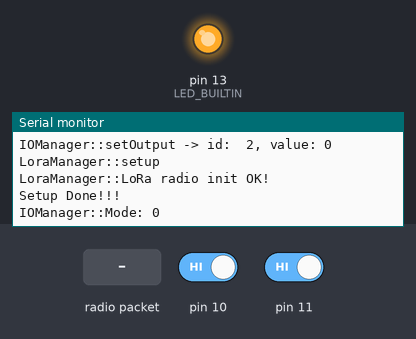
The sketch below on a simulated Arduino Uno, built with avr-gcc and run on an emulated ATmega328P. On the bench: output pins drawn as LEDs (lit = HIGH), the last lines printed to the serial monitor. Inputs (shaded band) come from the test bench; at power-on: pin 10 HIGH, pin 11 HIGH. No radio packets arrive unless stated.

Above: at 2.8 s.
2.9 s: radio packet "d" arrives
At 3.5 s:
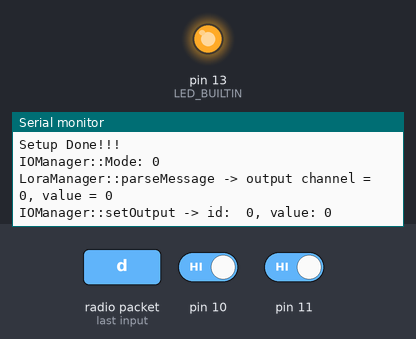
4.4 s: pin 10 driven LOW and pin 11 driven LOW
At 5.2 s:
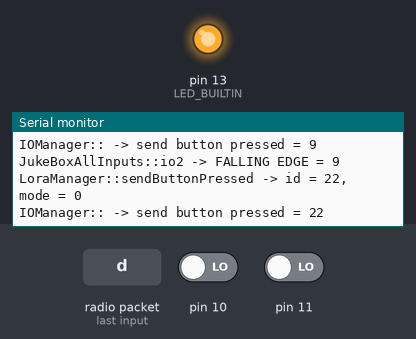
6.0 s: pin 10 driven HIGH
At 7.0 s:
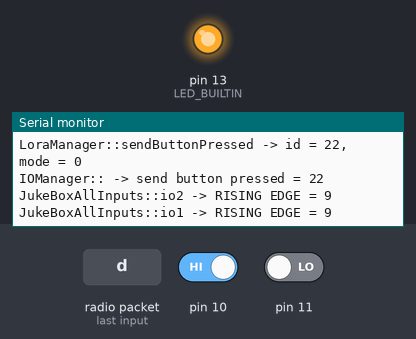
Timing chart, 0 to 9.0 s (numbered marks = the images above; inputs shaded):
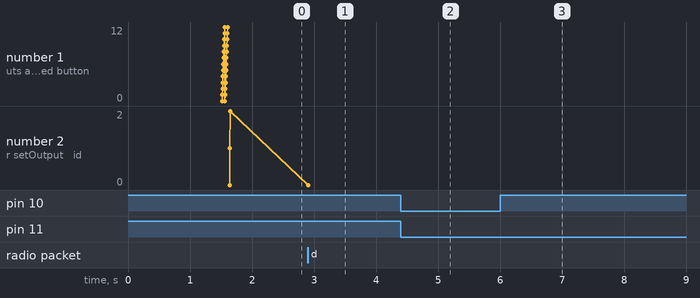

The sketch:

LoRaJukebox.ino
```cpp
// (licence header left out)
#include "LoraManager.h"
#include "IOManager.h"


LoraManager loraManager;
IOManager ioManager(&loraManager);

unsigned long StartTime = millis();


void setupSerial()
{
    randomSeed(analogRead(0));
    Serial.begin(115200);
    delay(1500);
    Serial.println("Starting Lora Sender!!!");
}
void setup()
{
    pinMode(LED_BUILTIN, OUTPUT);
    setupSerial();
    ioManager.setup();
    loraManager.setup();

    digitalWrite(LED_BUILTIN, HIGH);
    Serial.println("Setup Done!!!");
}

void loop()
{
    //Serial.println(millis());
    ioManager.update();
    loraManager.update();


}
```

IOManager.h
```cpp
// (licence header left out)
#pragma once
#include "Arduino.h"
#include "LoraManager.h"
#include "MyBounce2.h"
#include "Config.h"
#include <SparkFunSX1509.h> // Include SX1509 library


class Output
{
    public:

    Output();
    Output(SX1509* io, uint8_t pin); // default constructort
    void attach(SX1509* io, uint8_t pin);
    void write(byte highLow);//highLow: should be Arduino's defined HIGH or LOW constants.

    private:

    SX1509* io;
    uint8_t pin;
};


Output::Output()
{
    this->io = NULL;
    this->pin = 0;
}


Output::Output(SX1509* io, uint8_t pin)
{
    this->io = NULL;
    this->attach(io, pin);
}

void Output::attach(SX1509* io, uint8_t pin)
{
    this->io = io;
    this->pin = pin;
    this->io->pinMode(pin, OUTPUT);
}

 void Output::write(byte highLow)
 {
      if(this->io==NULL){
        return;
      }

      this->io->digitalWrite(this->pin, highLow);
 }


class IOManager
{
  private:

  LoraManager* loraManager;  ///< it sends the data to the lora manager


  public:

    IOManager(LoraManager* loraManager);

    void setup();
    void update();

    void setOutput(uint8_t id, bool value);

  private:

    void initializeIO();
    void initializeButtons();
    void initializeRegisters();
    void initializeOutputs();
    void updateButtons();
    void updateRegisters();
    void updateOutputs();


  private:

    SX1509 io1;
    SX1509 io2;

    Bounce buttons1[NUM_BUTTONS];
    Bounce buttons2[NUM_BUTTONS];
    Bounce registers[NUM_REGISTERS];
    Output       outputs[NUM_OUTPUTS];

    uint8_t _mode;
    uint8_t prev_mode;

};


IOManager::IOManager(LoraManager* loraManager)
{
    this->loraManager=loraManager;
    _mode = 0;
    prev_mode = 255;
}

void IOManager::setup()
{
    Serial.println("IOManager::setup");
    initializeIO();
    initializeButtons();
    initializeRegisters();
    initializeOutputs();

}

void IOManager::initializeIO()
{
      Serial.println("IOManager::initializeInputs");

      if (!io2.begin(0x3E))
      {
        while (1) ;
      }

      Serial.println("IOManager::initializeInputs -> connected to io1");

       if (!io1.begin(0x3F))
      {
        while (1) ;
      }

      Serial.println("IOManager::initializeInputs -> connected to io2");
}

void IOManager::initializeButtons()
{

     Serial.println("IOManager::initializeButtons!");
    for(int i = 0; i< NUM_BUTTONS; i++){

      buttons1[i] = Bounce();
      buttons1[i].attach(&io1, i, INPUT_PULLUP);
      buttons1[i].interval(DEFAULT_DEBOUNCE_MS);
      Serial.print("JukeBoxAllInputs::added button ");
      Serial.print(i);
      Serial.println(" to io1");
    }

    for(int i = 0; i< NUM_BUTTONS; i++){

      buttons2[i] = Bounce();
      buttons2[i].attach(&io2, i, INPUT_PULLUP);
      buttons2[i].interval(DEFAULT_DEBOUNCE_MS);
      Serial.print("JukeBoxAllInputs::added button ");
      Serial.print(i);
      Serial.println(" to io2");
    }
}


void IOManager::initializeRegisters()
{

    Serial.println("IOManager::initializeRegisters!");
    int id = 0;
    int offset = 16 - NUM_REGISTERS;
    for(int i = 0; i<  NUM_REGISTERS; i++){

      registers[id] = Bounce();
      registers[id].attach(&io2, offset+i, INPUT_PULLUP);
      registers[id].interval(DEFAULT_DEBOUNCE_MS);
      Serial.print("IOManager::added register ");
      Serial.print(id);
      Serial.print(", input: ");
      Serial.print(offset+i);
      Serial.println(" to io2");
      id++;
    }
}

void IOManager::initializeOutputs()
{
    Serial.println("IOManager::initializeOutputs!");
    int offset = 16 - NUM_OUTPUTS;
    for(int i =0 ; i< NUM_OUTPUTS; i++){
      outputs[i] = Output(&io1, offset+i);
      Serial.print("IOManager::added output ");
      Serial.print(i);
      Serial.print(", output: ");
      Serial.print(offset+i);
      Serial.println(" to io1");
    }

    this->setOutput(0, 1);
    this->setOutput(1, 0);
    this->setOutput(2, 0);
}


void IOManager::setOutput(uint8_t id, bool value)
{
    if(id>=NUM_OUTPUTS){
      return;
    }

    outputs[id].write(value);
    Serial.print("IOManager::setOutput -> id:  "); Serial.print(id);
    Serial.print(", value: "); Serial.println(value);
}


void IOManager::update()
{
    updateButtons();
    updateRegisters();
    updateOutputs();
}


void IOManager::updateOutputs()
{
    if(this->loraManager->isNewMessage()){
         this->setOutput(this->loraManager->getOutputChannel(), this->loraManager->getOutputValue());
    }
}
void IOManager::updateButtons()
{
    uint8_t id = 0;
    for(int i = 0; i< NUM_BUTTONS; i++)
    {

        buttons1[i].update();
        if(buttons1[i].fell()){
          Serial.print("JukeBoxAllInputs::io1 -> FALLING EDGE = ");
          Serial.println(i);

          this->loraManager->sendButtonPressed(id, _mode);
          Serial.print("IOManager:: -> send button pressed = ");
          Serial.println(id);
        }
        if(buttons1[i].rose()){
          Serial.print("JukeBoxAllInputs::io1 -> RISING EDGE = ");
          Serial.println(i);
        }

        id++;
    }

    for(int i = 0; i< NUM_BUTTONS; i++)
    {

        buttons2[i].update();
        if(buttons2[i].fell()){
          Serial.print("JukeBoxAllInputs::io2 -> FALLING EDGE = ");
          Serial.println(i);

          this->loraManager->sendButtonPressed(id, _mode);
          Serial.print("IOManager:: -> send button pressed = ");
          Serial.println(id);
        }
        if(buttons2[i].rose()){
          Serial.print("JukeBoxAllInputs::io2 -> RISING EDGE = ");
          Serial.println(i);
        }

        id++;
    }

}


void IOManager::updateRegisters()
{

    for(int i = 0; i< NUM_REGISTERS; i++)
    {
        registers[i].update();
    }

    int mode = registers[0].read() + registers[1].read() + registers[2].read();

    if(mode == 0){
      _mode = 0;
    }
    else if(mode == 1){
      _mode = 1;
    }
    else if(mode ==2 ){
      _mode = 2;
    }
    else if(mode ==3 ){
      _mode = 3;
    }


    if(prev_mode!=_mode){
      prev_mode = _mode;
      Serial.print("IOManager::Mode: "); Serial.println(_mode);
    }


}
```

LoraManager.h
```cpp
// (licence header left out)
#pragma once
#include "Arduino.h"
#include <SPI.h>
#include <RH_RF95.h>
#include "Config.h"


class LoraManager
{
  private:

  RH_RF95*     rf95;        ///< the lora library


  public:

    LoraManager();

    void setup();
    void update();

    bool sendMessage(uint8_t* _buffer, uint8_t bufferSize);

    bool isNewMessage() {return  newMessage;}

    uint8_t getOutputChannel(){return  output_channel;}

    uint8_t getOutputValue(){return  output_value;}

    bool sendButtonPressed(uint8_t id, uint8_t mode);


  private:

    void initializeLora();
    void updateLora();
    void updateTimer();
    bool parseMessage(uint8_t* _buffer, uint8_t bufferSize);
    bool isData(uint8_t* _buffer, uint8_t bufferSize);
    bool newMessage;
    bool sendConnected();

    String getValue(String data, char separator, int index);

    uint8_t output_channel;
    uint8_t output_value;

    unsigned long previousMillis;

};


LoraManager::LoraManager()
{
    this->rf95 = new RH_RF95(RFM95_CS, RFM95_INT);
    newMessage= false;
    output_channel = 0;
    output_value = 0;
    previousMillis = 0;
}

void LoraManager::setup()
{
    Serial.println("LoraManager::setup");
    initializeLora();
}

void LoraManager::initializeLora()
{
    // manual reset
    digitalWrite(RFM95_RST, LOW);
    delay(10);
    digitalWrite(RFM95_RST, HIGH);
    delay(10);

    while (!this->rf95->init()) {
      Serial.println("LoraManager::LoRa radio init failed");
      while (1);
    }

    Serial.println("LoraManager::LoRa radio init OK!");

     // Defaults after init are 434.0MHz, modulation GFSK_Rb250Fd250, +13dbM (for low power module)
  // No encryption
    if (!this->rf95->setFrequency(RF95_FREQ)) {
      Serial.println("LoraManager::setFrequency failed");
      while (1);
    }
    //Serial.print("LoraManager::Set Freq to: "); //Serial.println(rf69_FREQ);

   // The default transmitter power is 13dBm, using PA_BOOST.
  // If you are using RFM95/96/97/98 modules which uses the PA_BOOST transmitter pin, then
  // you can set transmitter powers from 5 to 23 dBm:

    this->rf95->setTxPower(23, false);
}


void LoraManager::update()
{
  newMessage = false;
  this->updateLora();
  this->updateTimer();
}

void LoraManager::updateLora()
{
      if (this->rf95->available())
      {
        // Should be a message for us now
        uint8_t buf[RH_RF95_MAX_MESSAGE_LEN];
        uint8_t len = sizeof(buf);

        if (this->rf95->recv(buf, &len))
        {
             RH_RF95::printBuffer("Received: ", buf, len);
            if( this->isData(buf, len))
            {
                this->parseMessage(buf,len);

            }
        }
        else
        {
          Serial.println("LoraManager::Receive failed");
        }
      }
}


void LoraManager::updateTimer()
{
    unsigned long currentMillis = millis();
    if (currentMillis - previousMillis >= ELLAPSED_TIME_MS)
    {
       previousMillis = currentMillis;
       this->sendConnected();
    }

}

bool LoraManager::parseMessage(uint8_t* _buffer, uint8_t bufferSize)
{
    String message = String((char *)_buffer);
    output_channel = (uint8_t) this->getValue(message, ',', CHANNEL_INDEX).toInt();
    output_value = (uint8_t) this->getValue(message, ',', VALUE_INDEX).toInt();


    Serial.print("LoraManager::parseMessage -> output channel = "); Serial.print(output_channel);
    Serial.print(", value = "); Serial.println(output_value);

    newMessage = true;
    return true;
}

bool LoraManager::isData(uint8_t* _buffer, uint8_t bufferSize)
{
    if ( _buffer[0] == 'd') {
      return true;
    }

    return false;
}

 bool LoraManager::sendButtonPressed(uint8_t id, uint8_t mode)
 {
    String message = "d,";
    message+= String(id, DEC);
    message+= ",";
    message+= String(mode, DEC);


    Serial.print("LoraManager::sendButtonPressed -> id = "); Serial.print(id);
    Serial.print(", mode = "); Serial.println(mode);

    return this->sendMessage((uint8_t*)message.c_str(), message.length());
 }

 bool LoraManager::sendConnected(){
   String message = "l,0,0";
   return this->sendMessage((uint8_t*)message.c_str(), message.length());
 }

bool LoraManager::sendMessage(uint8_t* _buffer, uint8_t bufferSize)
{
     RH_RF95::printBuffer("Send: ", _buffer, bufferSize);
    return this->rf95->send(_buffer, bufferSize);
}

String LoraManager::getValue(String data, char separator, int index)
{
  int found = 0;
  int strIndex[] = {0, -1};
  int maxIndex = data.length()-1;

  for(int i=0; i<=maxIndex && found<=index; i++){
    if(data.charAt(i)==separator || i==maxIndex){
        found++;
        strIndex[0] = strIndex[1]+1;
        strIndex[1] = (i == maxIndex) ? i+1 : i;
    }
  }

  return found>index ? data.substring(strIndex[0], strIndex[1]) : "";
}


//void LoraManager::sendButtonHold(uint8_t id, uint8_t mode)
//{
//    return this->rf95->send(_buffer, bufferSize);
//}
```

MyBounce2.cpp
```cpp
// Please read Bounce2.h for information about the liscence and authors


#include "MyBounce2.h"

static const uint8_t DEBOUNCED_STATE = 0b00000001;
static const uint8_t UNSTABLE_STATE  = 0b00000010;
static const uint8_t CHANGED_STATE   = 0b00000100;


Bounce::Bounce()
    : previous_millis(0)
    , interval_millis(10)
    , state(0)
    , pin(0)
{}

void Bounce::attach(SX1509* io, int pin) {
    this->pin = pin;
    this->io = io;
    this->io->pinMode(pin, INPUT_PULLUP);
    state = 0;
    if (readCurrentState()) {
        setStateFlag(DEBOUNCED_STATE | UNSTABLE_STATE);
    }
#ifdef BOUNCE_LOCK_OUT
    previous_millis = 0;
#else
    previous_millis = millis();
#endif
}

void Bounce::attach(SX1509* io, int pin, int mode){
    this->io = io;
    this->io->pinMode(pin, mode);
    this->attach(io, pin);
}

void Bounce::interval(uint16_t interval_millis)
{
    this->interval_millis = interval_millis;
}

bool Bounce::update()
{

    unsetStateFlag(CHANGED_STATE);
#ifdef BOUNCE_LOCK_OUT

    // Ignore everything if we are locked out
    if (millis() - previous_millis >= interval_millis) {
        bool currentState = readCurrentState();
        if ( currentState != getStateFlag(DEBOUNCED_STATE) ) {
            previous_millis = millis();
            changeState();
        }
    }


#elif defined BOUNCE_WITH_PROMPT_DETECTION
    // Read the state of the switch port into a temporary variable.
    bool readState = readCurrentState();


    if ( readState != getStateFlag(DEBOUNCED_STATE) ) {
      // We have seen a change from the current button state.

      if ( millis() - previous_millis >= interval_millis ) {
	// We have passed the time threshold, so a new change of state is allowed.
	// set the STATE_CHANGED flag and the new DEBOUNCED_STATE.
	// This will be prompt as long as there has been greater than interval_misllis ms since last change of input.
	// Otherwise debounced state will not change again until bouncing is stable for the timeout period.
		 changeState();
      }
    }

    // If the readState is different from previous readState, reset the debounce timer - as input is still unstable
    // and we want to prevent new button state changes until the previous one has remained stable for the timeout.
    if ( readState != getStateFlag(UNSTABLE_STATE) ) {
	// Update Unstable Bit to macth readState
        toggleStateFlag(UNSTABLE_STATE);
        previous_millis = millis();
    }


#else
    // Read the state of the switch in a temporary variable.
    bool currentState = readCurrentState();


    // If the reading is different from last reading, reset the debounce counter
    if ( currentState != getStateFlag(UNSTABLE_STATE) ) {
        previous_millis = millis();
         toggleStateFlag(UNSTABLE_STATE);
    } else
        if ( millis() - previous_millis >= interval_millis ) {
            // We have passed the threshold time, so the input is now stable
            // If it is different from last state, set the STATE_CHANGED flag
            if (currentState != getStateFlag(DEBOUNCED_STATE) ) {
                previous_millis = millis();


                 changeState();
            }
        }


#endif

		return  getStateFlag(CHANGED_STATE);

}

// WIP HELD
unsigned long Bounce::previousDuration() {
	return durationOfPreviousState;
}

unsigned long Bounce::duration() {
	return (millis() - stateChangeLastTime);
}

inline void Bounce::changeState() {
	toggleStateFlag(DEBOUNCED_STATE);
	setStateFlag(CHANGED_STATE) ;
	durationOfPreviousState = millis() - stateChangeLastTime;
	stateChangeLastTime = millis();
}

bool Bounce::read()
{
    return  getStateFlag(DEBOUNCED_STATE);
}

bool Bounce::rose()
{
    return getStateFlag(DEBOUNCED_STATE) && getStateFlag(CHANGED_STATE);
}

bool Bounce::fell()
{
    return  !getStateFlag(DEBOUNCED_STATE) && getStateFlag(CHANGED_STATE);
}
```

Config.h
```cpp
#pragma once


/*************************************************************************
 Protocol
 *************************************************************************/

#define CHANNEL_INDEX 1
#define VALUE_INDEX 2
#define COMMAND_INDEX 0

/*************************************************************************
 IO
 *************************************************************************/

#define NUM_BUTTONS   13
#define NUM_REGISTERS   3
#define NUM_OUTPUTS   3
#define DEFAULT_DEBOUNCE_MS   100
#define DEFAULT_DOUBLETAP_MS  150
#define DEFAULT_HOLD_MS       1000
#define DEFAULT_ACTIVE_LOW    false


/*************************************************************************
 LoRa
 *************************************************************************/

//for feather m0
#define RFM95_CS 8
#define RFM95_RST 4
#define RFM95_INT 3

// Change to 434.0 or other frequency, must match RX's freq!
#define RF95_FREQ 434.0

// Ellapsed time between impulses in seconds
#define ELLAPSED_TIME_MS 2000

/*************************************************************************
 Debug
 *************************************************************************/

//#define DEBUG 1
```

Source omitted: MyBounce2.h (5849 bytes)

Measured:
- after the input at 2.9 s, the serial monitor: prints a new line at once (image 1)
- after the input at 4.4 s, the serial monitor: prints a new line after 0.10 s (image 2)
- after the input at 6.0 s, the serial monitor: prints a new line after 0.10 s (image 3)
